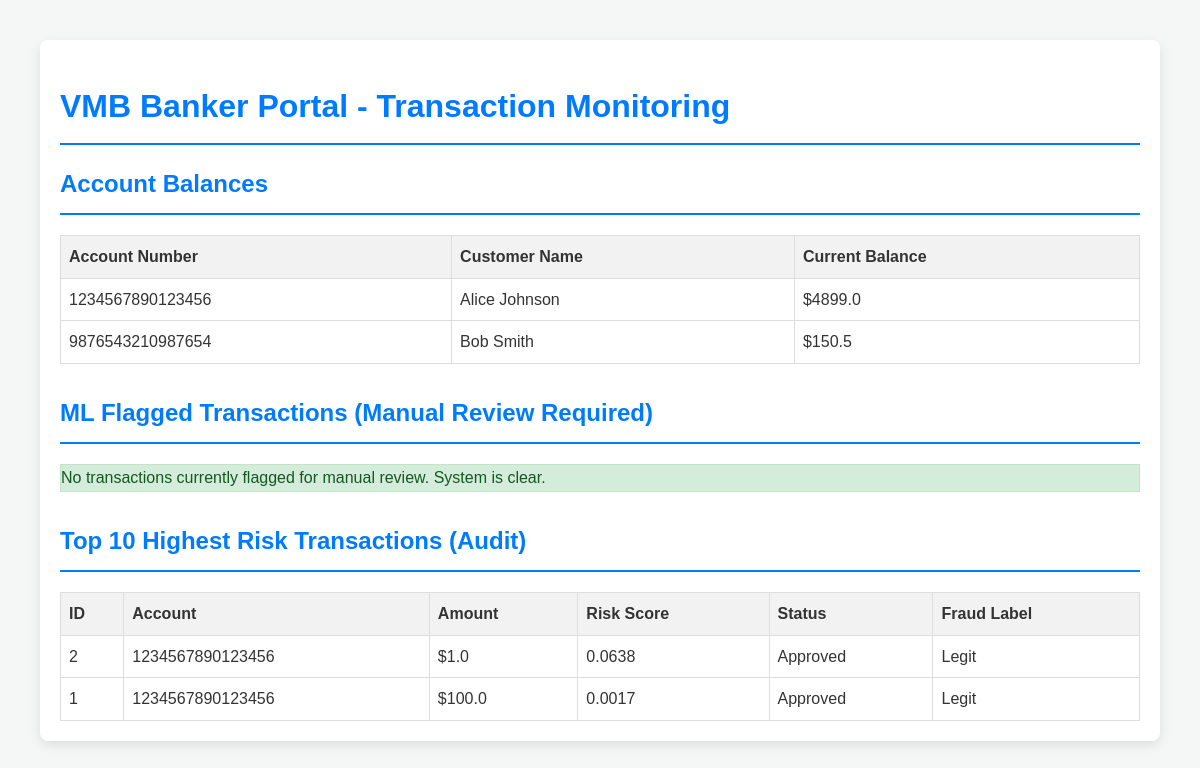
Before: /banker_portal with the older database file.
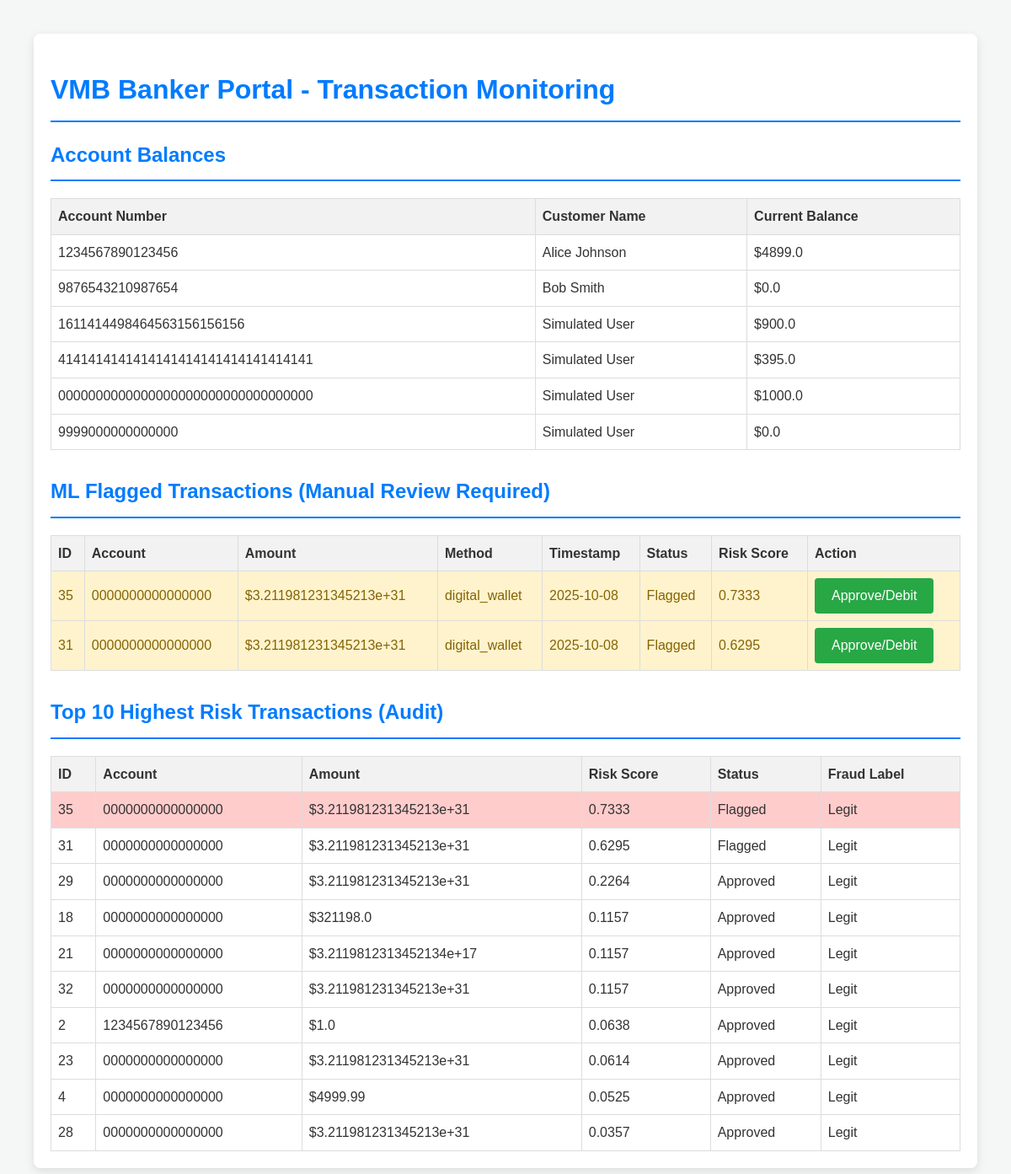
After: the same page with the newer database file.
### tables this page shows
CREATE TABLE accounts (
    id INTEGER PRIMARY KEY AUTOINCREMENT,
    account_number TEXT NOT NULL UNIQUE,
    current_balance REAL NOT NULL,
    customer_name TEXT NOT NULL
);

CREATE TABLE transactions (
    id INTEGER PRIMARY KEY AUTOINCREMENT,
    account_number TEXT NOT NULL,
    amount REAL NOT NULL,
    payment_method TEXT NOT NULL,
    timestamp TEXT NOT NULL,
    status TEXT NOT NULL, -- 'Approved', 'Denied', 'Flagged'
    risk_score REAL NOT NULL,
    is_fraud INTEGER NOT NULL DEFAULT 0, -- 0 for legitimate, 1 for actual fraud (used for model training)
    FOREIGN KEY(account_number) REFERENCES accounts(account_number)
);

### app.py (the view)
@app.route('/banker_portal')
def banker_portal():
    conn = get_db_connection()
    flagged_txns = conn.execute('''SELECT * FROM transactions
                                   WHERE status = 'Flagged' ORDER BY risk_score DESC''').fetchall()
    high_risk_txns = conn.execute('''SELECT * FROM transactions
                                     ORDER BY risk_score DESC LIMIT 10''').fetchall()
    accounts = conn.execute('SELECT * FROM accounts').fetchall()
    conn.close()
    response = make_response(render_template('banker_portal.html',
                                             flagged_txns=flagged_txns,
                                             high_risk_txns=high_risk_txns,
                                             accounts=accounts))
    response.headers['Cache-Control'] = 'no-store, no-cache, must-revalidate, max-age=0'
    response.headers['Pragma'] = 'no-cache'
    response.headers['Expires'] = '0'
    return response

### app.py (called while the page is built)
def get_db_connection():
    conn = sqlite3.connect('vmb_gateway.db')
    conn.row_factory = sqlite3.Row
    return conn

### templates/banker_portal.html (shortened to what this page needs)
<!DOCTYPE html>
<html lang="en">
<head>
<link rel="stylesheet" href="/static/style.css">
</head>
<body>
    <div class="container">
        <h1>VMB Banker Portal - Transaction Monitoring</h1>
        <h2>Account Balances</h2>
        <table>
            <thead>
                <tr><th>Account Number</th><th>Customer Name</th><th>Current Balance</th></tr>
            </thead>
            <tbody>
                {% for account in accounts %}
                <tr>
                    <td>{{ account.account_number }}</td>
                    <td>{{ account.customer_name }}</td>
                    <td>${{ account.current_balance | round(2) }}</td>
                </tr>
                {% endfor %}
            </tbody>
        </table>
        <h2 style="margin-top: 30px;">ML Flagged Transactions (Manual Review Required)</h2>
        {% if flagged_txns %}
        <table>
            <thead>
                <tr>
                    <th>ID</th><th>Account</th><th>Amount</th><th>Method</th><th>Timestamp</th>
                    <th>Status</th><th>Risk Score</th><th>Action</th>
                </tr>
            </thead>
            <tbody>
                {% for txn in flagged_txns %}
                <tr class="flagged">
                    <td>{{ txn.id }}</td>
                    <td>{{ txn.account_number }}</td>
                    <td>${{ txn.amount | round(2) }}</td>
                    <td>{{ txn.payment_method }}</td>
                    <td>{{ txn.timestamp.split('T')[0] }}</td>
                    <td>{{ txn.status }}</td>
                    <td>{{ txn.risk_score | round(4) }}</td>
                    <td><button onclick="alert('Approving TXN {{ txn.id }}...')">Approve/Debit</button></td>
                </tr>
                {% endfor %}
            </tbody>
        </table>
        {% else %}
        <p class="success">No transactions currently flagged for manual review. System is clear.</p>
        {% endif %}
        <h2 style="margin-top: 30px;">Top 10 Highest Risk Transactions (Audit)</h2>
        <table>
            <thead>
                <tr>
                    <th>ID</th><th>Account</th><th>Amount</th><th>Risk Score</th>
                    <th>Status</th><th>Fraud Label</th>
                </tr>
            </thead>
            <tbody>
                {% for txn in high_risk_txns %}
                <tr {% if txn.risk_score > 0.7 %}class="high-risk"{% endif %}>
                    <td>{{ txn.id }}</td>
                    <td>{{ txn.account_number }}</td>
                    <td>${{ txn.amount | round(2) }}</td>
                    <td>{{ txn.risk_score | round(4) }}</td>
                    <td>{{ txn.status }}</td>
                    <td>{{ 'FRAUD' if txn.is_fraud == 1 else 'Legit' }}</td>
                </tr>
                {% endfor %}
            </tbody>
        </table>
    </div>
</body>
</html>

Changed rows visible on the page:
no longer on this page (row unchanged): transactions: id "1", account_number "1234567890123456", amount "100.0", risk_score "0.0017", status "Approved", is_fraud "Legit", shown under "Top 10 Highest Risk Transactions (Audit)"
changed accounts "Bob Smith": current_balance "150.5" → "0.0"
added accounts: account_number "1611414498464563156156156", customer_name "Simulated User", current_balance "900.0"
added accounts: account_number "4141414141414141414141414141414141", customer_name "Simulated User", current_balance "395.0"
added accounts: account_number "0000000000000000000000000000000000", customer_name "Simulated User", current_balance "1000.0"
added accounts: account_number "9999000000000000", customer_name "Simulated User", current_balance "0.0"
added transactions: id "35", account_number "0000000000000000", amount "3.211981231345213e+31", payment_method "digital_wallet", timestamp "2025-10-08", status "Flagged", risk_score "0.7333", is_fraud "Legit"
added transactions: id "31", account_number "0000000000000000", amount "3.211981231345213e+31", payment_method "digital_wallet", timestamp "2025-10-08", status "Flagged", risk_score "0.6295", is_fraud "Legit"
added transactions: id "29", account_number "0000000000000000", amount "3.211981231345213e+31", risk_score "0.2264", status "Approved", is_fraud "Legit", shown under "Top 10 Highest Risk Transactions (Audit)"
added transactions: id "18", account_number "0000000000000000", amount "321198.0", risk_score "0.1157", status "Approved", is_fraud "Legit", shown under "Top 10 Highest Risk Transactions (Audit)"
added transactions: id "21", account_number "0000000000000000", amount "3.2119812313452134e+17", risk_score "0.1157", status "Approved", is_fraud "Legit", shown under "Top 10 Highest Risk Transactions (Audit)"
added transactions: id "32", account_number "0000000000000000", amount "3.211981231345213e+31", risk_score "0.1157", status "Approved", is_fraud "Legit", shown under "Top 10 Highest Risk Transactions (Audit)"
added transactions: id "23", account_number "0000000000000000", amount "3.211981231345213e+31", risk_score "0.0614", status "Approved", is_fraud "Legit", shown under "Top 10 Highest Risk Transactions (Audit)"
added transactions: id "4", account_number "0000000000000000", amount "4999.99", risk_score "0.0525", status "Approved", is_fraud "Legit", shown under "Top 10 Highest Risk Transactions (Audit)"
added transactions: id "28", account_number "0000000000000000", amount "3.211981231345213e+31", risk_score "0.0357", status "Approved", is_fraud "Legit", shown under "Top 10 Highest Risk Transactions (Audit)"
Other visible differences:
text no longer shown: "No transactions currently flagged for manual review. System is clear."
text now shown: "ID Account Amount Method Timestamp Status Risk Score Action"
